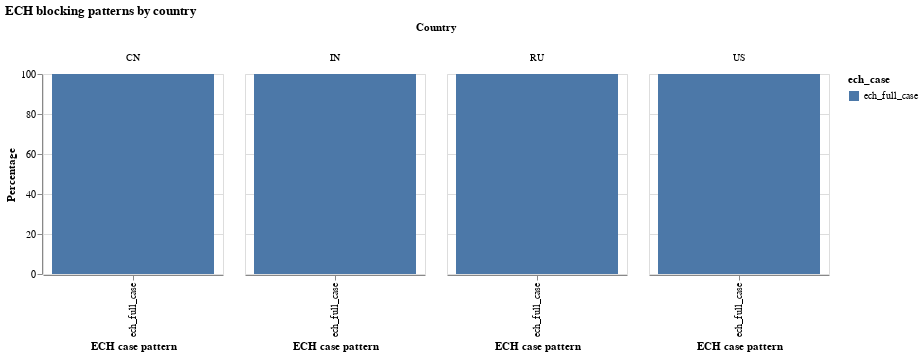

Here is the notebook cell this chart was saved with:
### Markdown cell above
## ECH Blocking patterns per country (US, Russia, China, India)

### Code cell
# --- ECH blocking analysis by country ---
import pandas as pd

# Filter the ECH test results for relevant countries
df_ech = df_sample_obs_web_yejin.copy()
df_ech = df_ech.astype(object)


# 🔹 report_id + observation_idx 기준으로 중복 제거
df_ech = (
    df_ech
    .drop_duplicates(subset=['report_id', 'observation_idx'])
    .reset_index(drop=True)
)

# --- Step 1: classify results by pattern ---
def classify_ech_case(group):
    """
    Classify ECH/TLS cases using TLS-related fields.
    Works even if there are more than 3 tests per report_id.
    """

    # Extract unique combinations for analysis
    ech_configs = group["tls_echconfig"].dropna().unique()
    outer_names = group["tls_outer_server_name"].dropna().unique()
    inner_names = group["tls_server_name"].dropna().unique()
    failures = group["tls_failure"].dropna().unique()

    # --- Heuristics ---
    # Full ECH case: has ECH config + outer_server_name + inner_server_name
    if len(ech_configs) > 0 and len(outer_names) > 0 and len(inner_names) > 0:
        return "ech_full_case"

    # Partial ECH case: ECH config exists, but missing one of the names
    elif len(ech_configs) > 0:
        return "ech_partial_case"

    # TLS failure only (no ECH config)
    elif len(failures) > 0 and len(ech_configs) == 0:
        return "tls_failure_case"

    # Normal TLS connection (no ECH config or failure)
    elif len(ech_configs) == 0 and len(failures) == 0:
        return "normal_tls_case"

    else:
        return "unknown_case"
df_ech["case_type"] = (
    df_ech.groupby("report_id", group_keys=False)
    .apply(classify_ech_case)
)

# def classify_ech_case(g):
#     """
#     Classify each measurement group based on observation_idx pattern.
#     Each measurement_uid usually has 3 observations (1, 2, 3).
#     """

#     # Group by report_id and check if all observations have no TLS failure
#     success_reports = (
#         g.groupby('report_id')['tls_failure']
#         .apply(lambda x: x.notna().any())  # True if at least one TLS failure exists
#     )
    
#     # Get report_ids that succeeded
#     success = set(success_reports[success_reports].index)

#     g['observation_idx'] = g['observation_idx'].astype(int)

#     if not success:  # all failed
#         return "all_failed"
#     elif success == {1}:  # only control succeeded
#         return "ech_blocking"
#     elif success == {1, 2}:  # alt ok, ECH failed
#         return "ech_blocking_partial"
#     elif success == {1, 2, 3}:  # all fine
#         return "success"  # ✅ renamed from no_blocking
#     elif 1 not in success and 2 in success:  # only alt works
#         return "outer_name_filtered"
#     else:
#         if g['observation_idx'].nunique() != 3:
#             return f"{g['observation_idx'].nunique()}"

#         # print(len(success))
#         # print(success)
#         return "irregular_case"  # fallback for irregular cases

# Apply classification per measurement_uid
case_df = (
    df_ech.groupby(['report_id', 'probe_cc'])
    .apply(classify_ech_case)
    .reset_index(name='ech_case')
)

# --- Step 2: compute per-country statistics ---
country_summary = (
    case_df.groupby(['probe_cc', 'ech_case'])
    .size()
    .reset_index(name='count')
)

# Compute percentage safely within each country group
country_summary['pct'] = (
    country_summary.groupby('probe_cc')['count']
    .transform(lambda x: 100 * x / x.sum())
)

# --- Step 3: visualize the summary ---
import altair as alt

chart = (
    alt.Chart(country_summary)
    .mark_bar()
    .encode(
        x=alt.X('ech_case:N', title='ECH case pattern'),
        y=alt.Y('pct:Q', title='Percentage'),
        color='ech_case:N',
        column=alt.Column('probe_cc:N', title='Country'),
        tooltip=['probe_cc', 'ech_case', 'count', alt.Tooltip('pct', format='.1f')]
    )
    .properties(width=180, height=200, title='ECH blocking patterns by country')
)

chart.display()

# --- Optional: print a textual summary ---
print(country_summary.sort_values(['probe_cc', 'pct'], ascending=[True, False]))

### Figure 1 — Vega-Lite specification as saved in the notebook (floating-point values rounded to 4 significant figures)
{"config": {"view": {"continuousWidth": 300, "continuousHeight": 300}}, "data": {"name": "data-13034c0b40522bf9f57573302f34cbe6"}, "mark": {"type": "bar"}, "encoding": {"color": {"field": "ech_case", "type": "nominal"}, "column": {"field": "probe_cc", "title": "Country", "type": "nominal"}, "tooltip": [{"field": "probe_cc", "type": "nominal"}, {"field": "ech_case", "type": "nominal"}, {"field": "count", "type": "quantitative"}, {"field": "pct", "format": ".1f", "type": "quantitative"}], "x": {"field": "ech_case", "title": "ECH case pattern", "type": "nominal"}, "y": {"field": "pct", "title": "Percentage", "type": "quantitative"}}, "height": 200, "title": "ECH blocking patterns by country", "width": 180, "$schema": "https://vega.github.io/schema/vega-lite/v5.20.1.json", "datasets": {"data-13034c0b40522bf9f57573302f34cbe6": [{"probe_cc": "CN", "ech_case": "ech_full_case", "count": 15, "pct": 100.0}, {"probe_cc": "IN", "ech_case": "ech_full_case", "count": 1709, "pct": 100.0}, {"probe_cc": "RU", "ech_case": "ech_full_case", "count": 5381, "pct": 100.0}, {"probe_cc": "US", "ech_case": "ech_full_case", "count": 23659, "pct": 100.0}]}}
